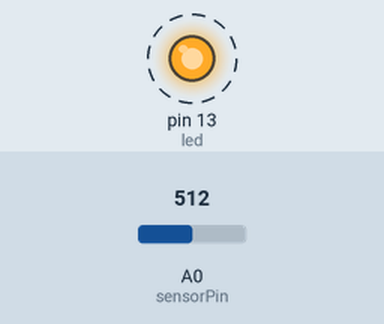
Recording of a sketch running on a simulated Arduino Uno, built with avr-gcc and run on an emulated ATmega328P. Shown: output pins drawn as LEDs (lit = HIGH). Dashed ring = blinking. The inputs (shaded band) are chosen by the test bench; at power-on: A0 (sensorPin) = 512. What the sketch prints to the serial monitor is not drawn.

Above: at 0.05 s.
Timing chart, 0 to 3.0 s (numbered marks = the images above):
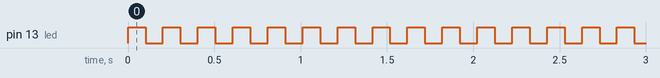

Measured:
- by itself, pin 13 (led): alternates HIGH for 0.10 s and LOW for 0.10 s

The sketch:

LDR.ino
```cpp
int led = 13; // the pin the LED is connected to
int sensorPin = A0; // select the input pin for LDR
int ldr = 2; // the pin the LED is connected to
int sensorValue = 0; // variable to store the value coming from the sensor

void setup() {
Serial.begin(9600); //sets serial port for communication
digitalWrite(ldr, HIGH); // Turn the LDR on
pinMode(led, OUTPUT); // Declare the LED as an output
}
void loop() {
digitalWrite(led, HIGH); // Turn the LED on
delay(25);
sensorValue = analogRead(sensorPin); // read the value from the sensor
Serial.println(sensorValue); //prints the values coming from the sensor on the screen
delay(25);
sensorValue = analogRead(sensorPin); // read the value from the sensor
Serial.println(sensorValue); //prints the values coming from the sensor on the screen
delay(25);
sensorValue = analogRead(sensorPin); // read the value from the sensor
Serial.println(sensorValue); //prints the values coming from the sensor on the screen
delay(25);
sensorValue = analogRead(sensorPin); // read the value from the sensor
Serial.println(sensorValue); //prints the values coming from the sensor on the screen
digitalWrite(led, LOW); // Turn the LED on
delay(25);
sensorValue = analogRead(sensorPin); // read the value from the sensor
Serial.println(sensorValue); //prints the values coming from the sensor on the screen
delay(25);
sensorValue = analogRead(sensorPin); // read the value from the sensor
Serial.println(sensorValue); //prints the values coming from the sensor on the screen
delay(25);
sensorValue = analogRead(sensorPin); // read the value from the sensor
Serial.println(sensorValue); //prints the values coming from the sensor on the screen
delay(25);
sensorValue = analogRead(sensorPin); // read the value from the sensor
Serial.println(sensorValue); //prints the values coming from the sensor on the screen
}
```
